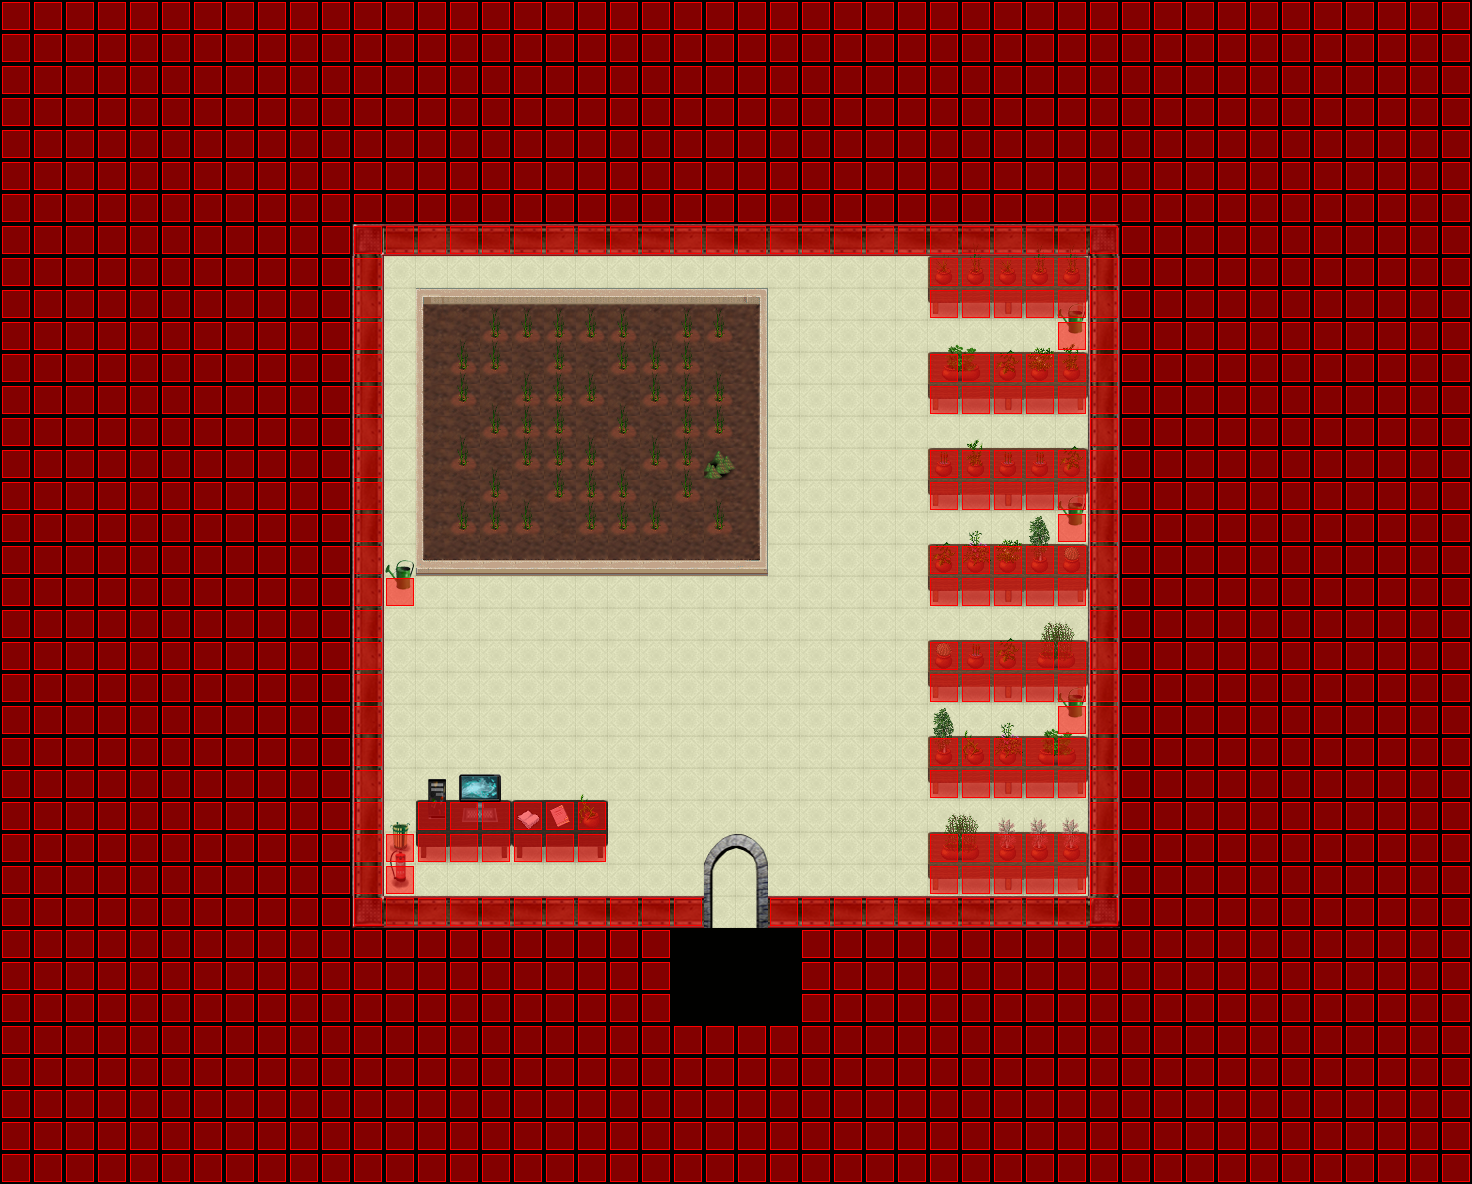

Below is a game level as drawn by its tile map, then a one-line description and the .tmx that defines it (tile-layer data replaced by summaries):
An orthogonal 46x37 tile map with 32x32 px tiles, 4 tile layers (Ground, Fringe, Top, Collision), 1 hidden layer not drawn, 10 tilesets.

<map version="1.0" orientation="orthogonal" width="46" height="37" tilewidth="32" tileheight="32">
 <tileset firstgid="1" name="siyah" tilewidth="32" tileheight="32">
  <image source="../graphics/tiles/elektroadd/siyah.png" />
 </tileset>
 <tileset firstgid="2" name="DUVAR" tilewidth="32" tileheight="32">
  <image source="../graphics/tiles/elektroadd/tas_bina.png" />
 </tileset>
 <tileset firstgid="172" name="kaplama" tilewidth="32" tileheight="32">
  <image source="../graphics/tiles/elektroadd/kaplamalar.png" />
 </tileset>
 <tileset firstgid="190" name="karatahta" tilewidth="32" tileheight="32">
  <image source="../graphics/tiles/elektroadd/karatahtalar.png" />
 </tileset>
 <tileset firstgid="238" name="kapi" tilewidth="32" tileheight="32">
  <image source="../graphics/tiles/elektroadd/kapiacikic.png" />
 </tileset>
 <tileset firstgid="244" name="collision" tilewidth="32" tileheight="32">
  <image source="../graphics/tiles/collision.png" />
 </tileset>
 <tileset firstgid="246" name="malzeme" tilewidth="32" tileheight="32">
  <image source="../graphics/tiles/elektroadd/malzemeler.png" />
 </tileset>
 <tileset firstgid="346" name="cicekler" tilewidth="32" tileheight="32">
  <image source="../graphics/tiles/Pots_x2.png" />
 </tileset>
 <tileset firstgid="378" name="agacalti" tilewidth="32" tileheight="32">
  <image source="../graphics/tiles/elektroadd/kaldirimlar.png" />
 </tileset>
 <tileset firstgid="420" name="malzeme2" tilewidth="32" tileheight="32">
  <image source="../graphics/tiles/elektroadd/malzemeler2.png" />
 </tileset>
 <layer name="Ground" width="46" height="37">
  <data>[1702 cells, 1702 non-empty, 11 distinct tile ids]</data>
 </layer>
 <layer name="Fringe" width="46" height="37">
  <data>[1702 cells, 219 non-empty, 30 distinct tile ids]</data>
 </layer>
 <layer name="Top" width="46" height="37">
  <data>[1702 cells, 130 non-empty, 46 distinct tile ids]</data>
 </layer>
 <layer name="Collision" width="46" height="37">
  <data>[1702 cells, 1336 non-empty, 1 distinct tile ids]</data>
 </layer>
 <layer name="Objects" width="26" height="27" visible="0">
  <data>[702 cells, 0 non-empty, 0 distinct tile ids]</data>
 </layer>
</map>
